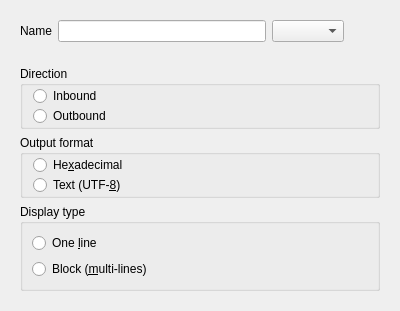
<?xml version="1.0" encoding="UTF-8"?>
<ui version="4.0">
<comment>
 * Released as open source by Gabriel Caudrelier
 *
 * Developed by Gabriel Caudrelier, gabriel dot caudrelier at gmail dot com
 *
 * https://github.com/metrodango/pip3line
 *
 * Released under AGPL see LICENSE for more information
</comment>
 <class>TransformDisplayConf</class>
 <widget class="QWidget" name="TransformDisplayConf">
  <property name="geometry">
   <rect>
    <x>0</x>
    <y>0</y>
    <width>400</width>
    <height>300</height>
   </rect>
  </property>
  <property name="windowTitle">
   <string>Form</string>
  </property>
  <layout class="QVBoxLayout" name="mainLayout">
   <item>
    <widget class="QWidget" name="nameWidget" native="true">
     <property name="sizePolicy">
      <sizepolicy hsizetype="Preferred" vsizetype="Preferred">
       <horstretch>0</horstretch>
       <verstretch>0</verstretch>
      </sizepolicy>
     </property>
     <layout class="QHBoxLayout" name="horizontalLayout">
      <item>
       <widget class="QLabel" name="nameLabel">
        <property name="sizePolicy">
         <sizepolicy hsizetype="Maximum" vsizetype="Preferred">
          <horstretch>0</horstretch>
          <verstretch>0</verstretch>
         </sizepolicy>
        </property>
        <property name="text">
         <string>Name</string>
        </property>
       </widget>
      </item>
      <item>
       <widget class="QLineEdit" name="nameLineEdit"/>
      </item>
      <item>
       <widget class="QComboBox" name="transformComboBox"/>
      </item>
      <item>
       <widget class="QPushButton" name="infoPushButton">
        <property name="maximumSize">
         <size>
          <width>30</width>
          <height>16777215</height>
         </size>
        </property>
        <property name="toolTip">
         <string>Help related t the selected transform</string>
        </property>
        <property name="text">
         <string/>
        </property>
        <property name="icon">
         <iconset resource="../gui_res.qrc">
          <normaloff>:/Images/icons/document-properties.png</normaloff>:/Images/icons/document-properties.png</iconset>
        </property>
        <property name="flat">
         <bool>true</bool>
        </property>
       </widget>
      </item>
     </layout>
    </widget>
   </item>
   <item>
    <widget class="QWidget" name="generalWidget" native="true">
     <layout class="QVBoxLayout" name="verticalLayout_4">
      <item>
       <widget class="QGroupBox" name="wayGroupBox">
        <property name="title">
         <string>Direction</string>
        </property>
        <property name="flat">
         <bool>false</bool>
        </property>
        <layout class="QVBoxLayout" name="verticalLayout_3">
         <property name="spacing">
          <number>0</number>
         </property>
         <property name="leftMargin">
          <number>10</number>
         </property>
         <property name="topMargin">
          <number>0</number>
         </property>
         <property name="rightMargin">
          <number>0</number>
         </property>
         <property name="bottomMargin">
          <number>0</number>
         </property>
         <item alignment="Qt::AlignLeft">
          <widget class="QRadioButton" name="inboundRadioButton">
           <property name="text">
            <string>Inbound </string>
           </property>
          </widget>
         </item>
         <item alignment="Qt::AlignLeft">
          <widget class="QRadioButton" name="outboundRadioButton">
           <property name="text">
            <string>Outbound</string>
           </property>
          </widget>
         </item>
        </layout>
       </widget>
      </item>
      <item>
       <widget class="QGroupBox" name="formatGroupBox">
        <property name="title">
         <string>Output format</string>
        </property>
        <layout class="QVBoxLayout" name="verticalLayout_2">
         <property name="spacing">
          <number>0</number>
         </property>
         <property name="leftMargin">
          <number>10</number>
         </property>
         <property name="topMargin">
          <number>0</number>
         </property>
         <property name="rightMargin">
          <number>0</number>
         </property>
         <property name="bottomMargin">
          <number>0</number>
         </property>
         <item alignment="Qt::AlignLeft">
          <widget class="QRadioButton" name="hexaRadioButton">
           <property name="text">
            <string>He&amp;xadecimal</string>
           </property>
          </widget>
         </item>
         <item>
          <widget class="QRadioButton" name="textRadioButton">
           <property name="text">
            <string>Text (UTF-&amp;8)</string>
           </property>
          </widget>
         </item>
        </layout>
       </widget>
      </item>
      <item>
       <widget class="QGroupBox" name="typeGroupBox">
        <property name="title">
         <string>Display type</string>
        </property>
        <layout class="QVBoxLayout" name="verticalLayout_5">
         <item>
          <widget class="QRadioButton" name="oneLineRadioButton">
           <property name="text">
            <string>One &amp;line</string>
           </property>
          </widget>
         </item>
         <item>
          <widget class="QRadioButton" name="blockRadioButton">
           <property name="text">
            <string>Block (&amp;multi-lines)</string>
           </property>
          </widget>
         </item>
        </layout>
       </widget>
      </item>
     </layout>
    </widget>
   </item>
  </layout>
 </widget>
 <resources>
  <include location="../gui_res.qrc"/>
 </resources>
 <connections/>
</ui>
